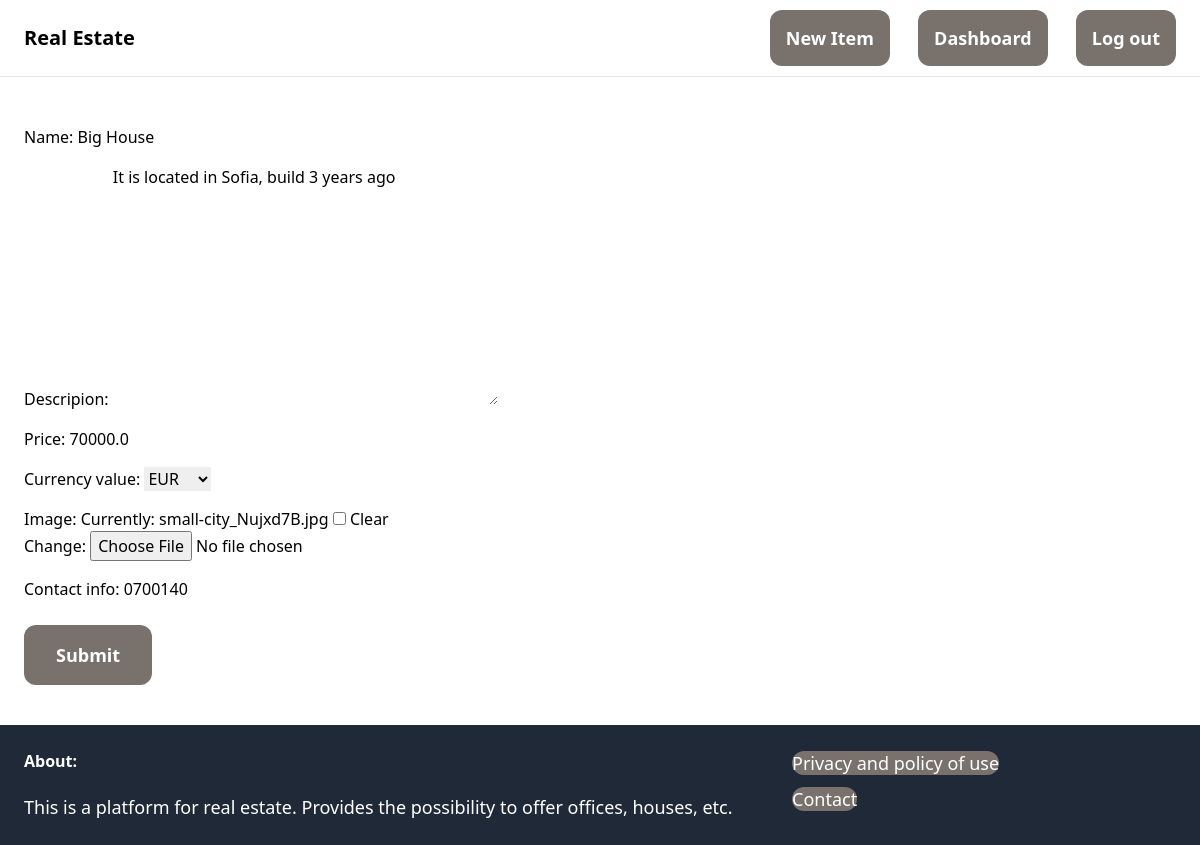
The page /items/1/edit/ (signed in) on the database its author committed.
### item/models.py (models this page shows, shortened)
class Item(models.Model):
    catergory_id = models.ForeignKey(Catergory, related_name='items',on_delete=models.CASCADE)
    name = models.CharField(max_length=255)
    descripion = models.TextField(blank=True, null=True)
    price = models.FloatField()
    currency_value = models.ForeignKey(Currency, related_name='items',on_delete=models.CASCADE, null=True)
    image = models.ImageField(blank=True, null=True)
    contact_info = models.CharField(max_length=255)
    created_by = models.ForeignKey(User, related_name='items',on_delete=models.CASCADE)
    created_at = models.DateTimeField(auto_now_add=True)

class Currency(models.Model):
    name = models.CharField(max_length=5)
    class Meta:
        verbose_name_plural = 'Currency'
    def __str__(self):
        return self.name

### item/views.py (the view)
# urls.py: path('<int:pk>/edit/', views.edit, name='edit'),
@login_required
def edit(request, pk):
    item = get_object_or_404(Item, pk=pk, created_by=request.user)
    if request.method == 'POST':
        form = EditItemForm(request.POST, request.FILES, instance=item)
        if form.is_valid():
            form.save()
            return redirect('item:detail', pk=item.id)
    else:
        form = EditItemForm(instance=item)
    return render(request, 'item/form.html', {
        'form': form,
    })

### item/forms.py
class EditItemForm(forms.ModelForm):
    class Meta:
        model = Item
        fields = ('name', 'descripion', 'price', 'currency_value', 'image', 'contact_info')

### item/templates/item/form.html (shortened to what this page needs)
{% extends 'core/base.html' %}
{% block content %}
<form method="post" action="." enctype="multipart/form-data">
    <div class="space-y-4">
        {{ form.as_p }}
    </div>
    <br>
    <button class="py-4 px-8 text-lg bg-stone-500 hover:bg-stone-700 rounded-xl font-semibold text-white">Submit</button>
</form>
{% endblock %}

### rows shown on the page
Item: name "Big House", descripion "It is located in Sofia, build 3 years ago", price "70000.0", currency_value "EUR", contact_info "0700140"
